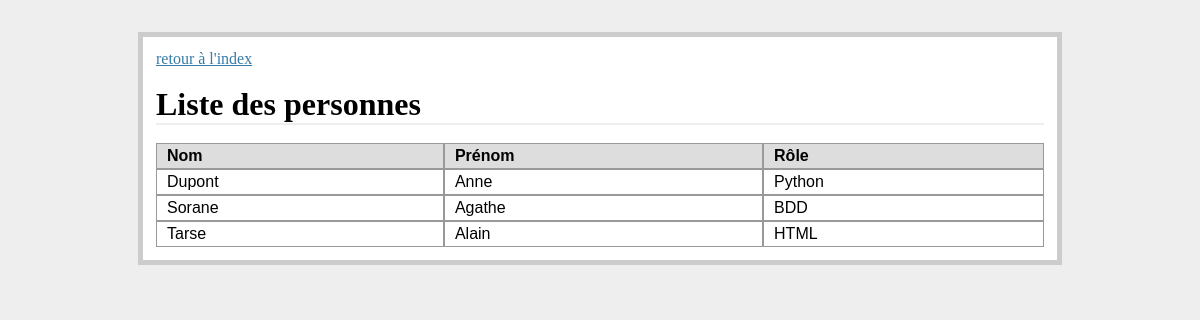
/afficher_personnes, run on an earlier commit of the app's database.
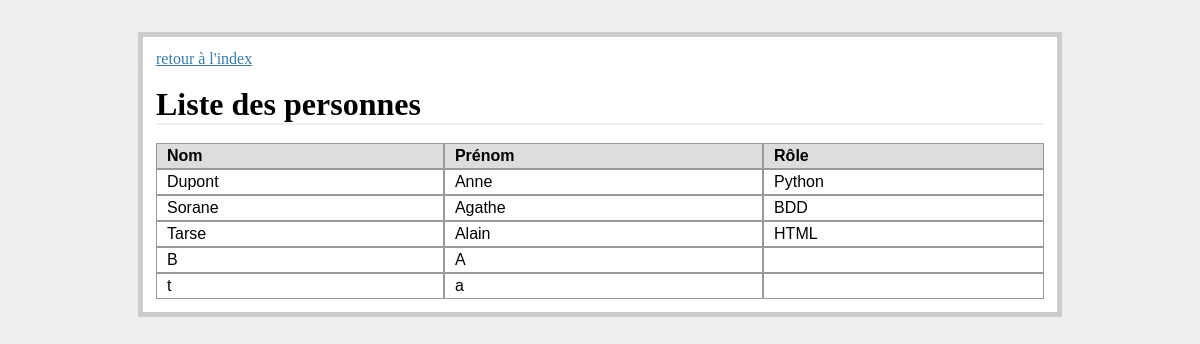
And on a later commit of the database.
### tables this page shows
CREATE TABLE "personnes" (
	`id`	INTEGER PRIMARY KEY AUTOINCREMENT,
	`nom`	TEXT,
	`prenom`	TEXT,
	`role`	INTEGER
);

### AgiWeb/Fonction/reno4.py (the view)
@app.route('/afficher_personnes', methods=['GET'])
def afficher_personnes():
    con = lite.connect('exemples.db')
    con.row_factory = lite.Row
    cur = con.cursor()
    cur.execute("SELECT nom, prenom, role FROM personnes WHERE prenom LIKE 'A%'")
    lignes = cur.fetchall()
    con.close()
    return render_template('affichage_personnes.html', personnes = lignes)

### AgiWeb/Fonction/templates/affichage_personnes.html (shortened to what this page needs)
<!doctype html>
<html>
<head>
<link rel='stylesheet' type='text/css' href='{{ url_for("static", filename="style.css") }}'>
</head>
<body>
<div class='contenu'>
	<a href='/'>retour à l'index</a><br/><br/>
	<h1>Liste des personnes</h1><br/>
	<div class="lp_table">
		<div class="lp_entetes">
			<div class="lp_entete">Nom</div>
			<div class="lp_entete">Prénom</div>
			<div class="lp_entete">Rôle</div>
		</div>
		{% for personne in personnes %}
			<div class="lp_ligne">
				<div class="lp_cellule">{{ personne['nom'] }}</div>
				<div class="lp_cellule">{{ personne['prenom'] }}</div>
				<div class="lp_cellule">{% if personne['role']==1 %}BDD{% endif %}{% if personne['role']==2 %}HTML{% endif %}{% if personne['role']==3 %}Python{% endif %}</div>
			</div>
		{% endfor %}
	</div>
</div>
</body>
</html>

### AgiWeb/Fonction/static/style.css (style rules this page uses)
body { font-family: sans-serif; background: #eee; }
a { color: #377ba8; }
a, h1 { font-family: 'Georgia', serif; margin: 0; }
h1 { border-bottom: 2px solid #eee; }
.contenu { margin: 2em auto; width: 75%; border: 5px solid #ccc; padding: 0.8em; background: white; }
.lp_table { display: table; width: 100%; }
.lp_entetes { display: table-header-group; background-color: #ddd; font-weight: bold; }
.lp_ligne { display: table-row; }
.lp_entete, .lp_cellule { display: table-cell; padding: 3px 10px; border: 1px solid #999999; }

What changed in the data, as far as the page shows it:
added personnes: nom "B", prenom "A"
added personnes: nom "t", prenom "a"
